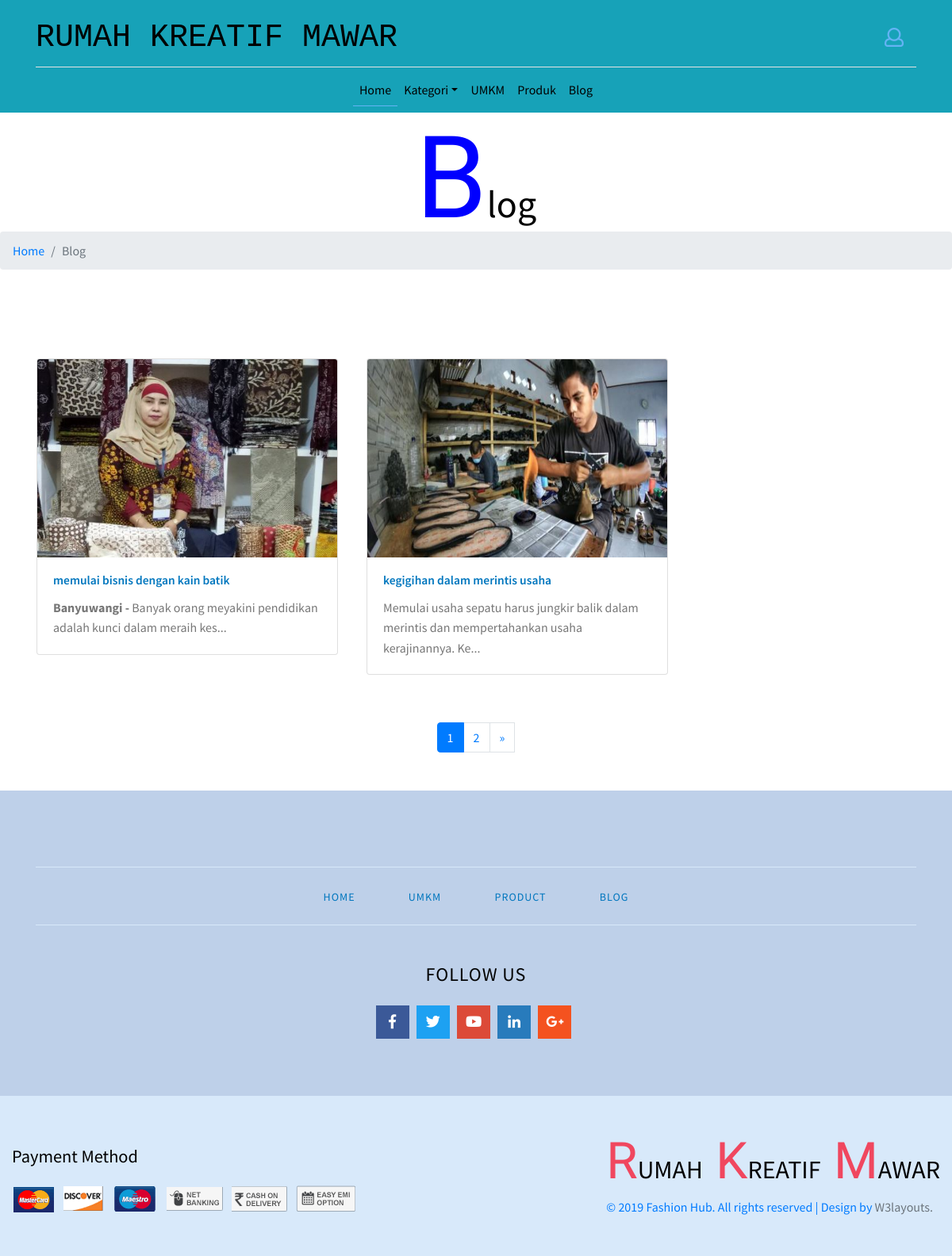
Page /index.php/guest_blog on the committed database.
### tables this page shows
CREATE TABLE `blog` (
  `id` int(11) NOT NULL,
  `title` varchar(200) NOT NULL,
  `tumbnail` varchar(150) NOT NULL,
  `content` text NOT NULL,
  `slug` varchar(250) NOT NULL,
  `id_umkm` int(11) NOT NULL,
  `user_email` varchar(200) NOT NULL,
  `created_at` timestamp NOT NULL DEFAULT CURRENT_TIMESTAMP,
  `updated_at` timestamp NOT NULL DEFAULT '0000-00-00 00:00:00' ON UPDATE CURRENT_TIMESTAMP
);

### application/views/layouts/guest/base.php (called while the page is built, shortened)
<?php defined('BASEPATH') OR exit('No direct script access allowed');
$CI =& get_instance();
$data['categories'] = $CI->db->get('product_category')->result();
$this->load->view('layouts/guest/header', $data);
	$this->load->view('pages/'. $content);

### index.php (called while the page is built, shortened)
<?php
require_once BASEPATH.'core/CodeIgniter.php';

### application/helpers/flash_message_helper.php (called while the page is built, shortened)
<?php
if (!function_exists('getFlashMessage')) {
    function getFlashMessage()
    {
        $CI = get_instance();
        $success  = $CI->session->flashdata('success');
        $error    = $CI->session->flashdata('error');
        if ($success) {
            $notif = $success;
            return $notif;
        } else if ($error) {
            $notif = $error;
            return $notif;
        } else {
            $notif = false;
            return $notif;
        }
    }
}

### application/models/Pagination_model.php (called while the page is built, shortened)
<?php
class Pagination_model extends CI_Model {
	function data($table, $limit, $start)
	{
		return $this->db->get($table, $limit, $start)->result();
	}
}

### application/views/pages/guest/blog/blog.php (the view, shortened to what this page needs)
<section class="blog_wthree py-5">
    <div class="container">
        <div class="row card-columns py-lg-5">
        <?php if (!empty($blogs)): ?>
        <?php foreach($blogs as $blog): ?>
            <div class="col-md-4 p-0 ml-3">
                <div class="card">
                    <a href="<?php echo base_url('blog/'.$blog->slug.'/detail'); ?>">
                        <img class="card-img-top" src="<?php echo base_url('uploads/blog/'.$blog->tumbnail) ?>" alt="Card image cap" width="250px" height="250px">
                    </a>
                    <div class="card-body">
                        <h5 class="card-title blg_w3ls">
                            <a href="<?php echo base_url('blog/'.$blog->slug.'/detail'); ?>"><?php echo $blog->title; ?></a>
                        </h5>
                        <p class="card-text"><?php echo substr($blog->content,0,100); ?>...</p>
                    </div>
                </div>
            </div>
        <?php endforeach ?>
        <?php else: ?>
            <p class="text-capitalize">belum ada blog yang di post</p>
        <?php endif ?>
        </div>
        <?php
            echo $this->pagination->create_links();
        ?>
    </div>
</section>

### assets/guest/css/shop.css (style rules this page uses)
h5.card-title { font-size: 15.5px; }

### assets/guest/css/style.css (style rules this page uses)
body { margin: 0; font-family: 'Source Sans Pro', sans-serif; background: #fff; }
body a, .gallery-item img { transition: 0.5s all; -webkit-transition: 0.5s all; -moz-transition: 0.5s all; text-decoration: none; outline: none; }
h1, h2, h3, h4, h5, h6 { margin: 0; font-family: 'Source Sans Pro', sans-serif; }
p { margin: 0; color: #777; font-size: 1em; line-height: 1.6; }
.blg_w3ls a { color: #0076be; font-size: 1em; font-weight: 600; }

### rows in the picture
blog: tumbnail (picture), title "memulai bisnis dengan kain batik", content "Banyuwangi - Banyak orang meyakini pendidikan adalah kunci dalam meraih kes"
blog: tumbnail (picture), title "kegigihan dalam merintis usaha", content "Memulai usaha sepatu harus jungkir balik dalam merintis dan mempertahankan usaha kerajinannya. Ke"

### other values in the picture
substr($title,0,1) "B"
substr($title,1) "Log"
$title "Blog"
$this->pagination->create_links() "1 2 »"
